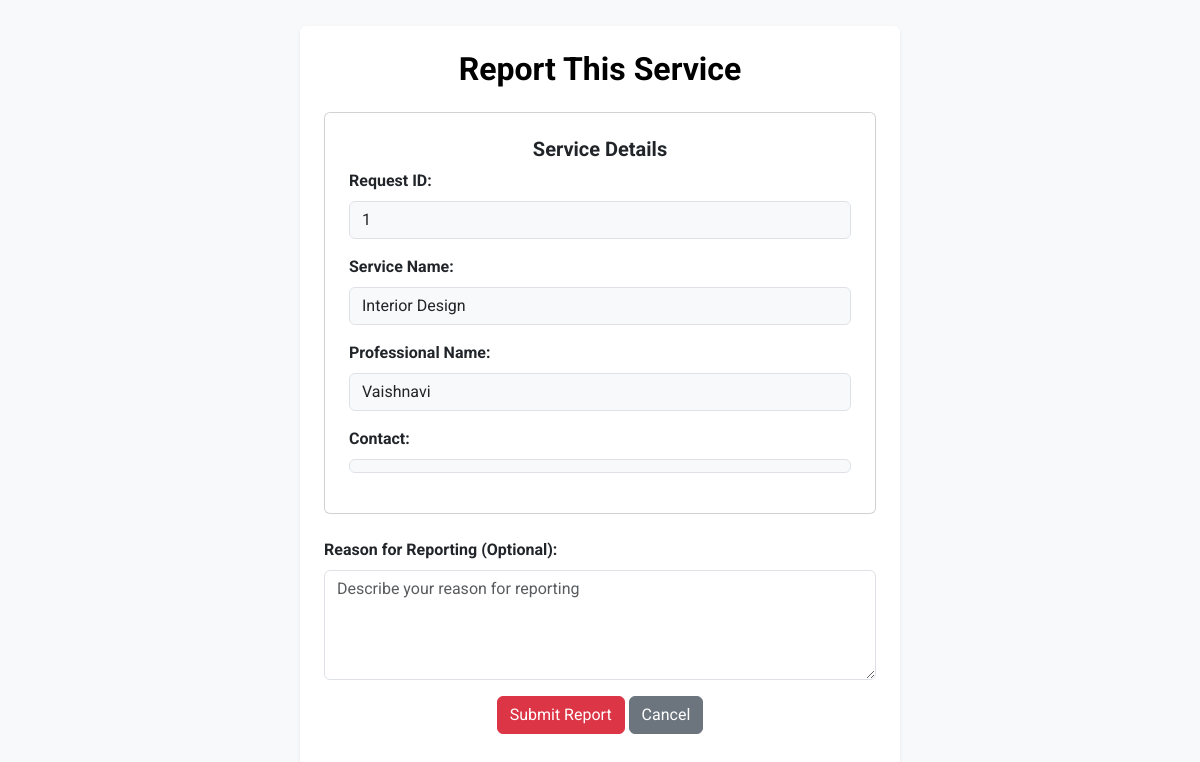
/report_service/1, run on the app's committed database.
### application/models.py (models this page shows)
class ServiceRequest(db.Model):
    __tablename__ = 'Service_Requests'
    id = db.Column(db.Integer, primary_key=True, autoincrement=True)
    customer_id = db.Column(db.Integer, db.ForeignKey('Customers.id', ondelete="CASCADE"), nullable=False)
    service_id = db.Column(db.Integer, db.ForeignKey('Services.id', ondelete="CASCADE"), nullable=False)
    professional_id = db.Column(db.Integer, db.ForeignKey('Professionals.id', ondelete="CASCADE"), nullable=False)
    request_date = db.Column(db.DateTime, nullable=False, default=datetime.utcnow)
    completed_date = db.Column(db.DateTime)
    status = db.Column(db.String(20), nullable=False)
    is_completed_professional = db.Column(db.Boolean(20), nullable=False)
    is_completed_customer = db.Column(db.Boolean(20), nullable=False)
    rating = db.Column(db.Numeric(3, 2))
    customer = db.relationship('Customer', back_populates='service_requests')
    service = db.relationship('Service', back_populates='service_requests')
    professional = db.relationship('Professional', back_populates='service_requests')
    review = db.relationship(
        'Review',
        back_populates='service_request',
        cascade="all, delete-orphan",
        uselist=False
    )

class Service(db.Model):
    __tablename__ = 'Services'
    id = db.Column(db.Integer, primary_key=True, autoincrement=True)
    name = db.Column(db.Text, nullable=False, unique=True)
    base_price = db.Column(db.Numeric(10, 2), nullable=False)
    description = db.Column(db.Text, nullable=False)
    time_required = db.Column(db.Integer, nullable=False)
    category = db.Column(db.Text, nullable = False)
    professionals = db.relationship(
        'Professional',
        back_populates='service',
        cascade="all, delete-orphan"
    )
    service_requests = db.relationship(
        'ServiceRequest',
        back_populates='service',
        cascade="all, delete-orphan"
    )

class Professional(db.Model):
    __tablename__ = 'Professionals'
    id = db.Column(db.Integer, primary_key=True, autoincrement=True)
    user_id = db.Column(db.Integer, db.ForeignKey('Users.id', ondelete="CASCADE"), nullable=False)
    service_id = db.Column(db.Integer, db.ForeignKey('Services.id', ondelete="SET NULL"), nullable=False)
    name = db.Column(db.Text, nullable=False)
    phone = db.Column(db.Text, nullable=False)
    experience_years = db.Column(db.Integer, nullable=False)
    description = db.Column(db.Text, nullable=False)
    is_verified = db.Column(db.Text, default=False)
    documents_path = db.Column(db.Text)
    average_rating = db.Column(db.Numeric(3, 2), default=0.0)
    is_blocked = db.Column(db.Boolean, default = False)
    location = db.Column(db.Text, nullable = False)
    pincode = db.Column(db.Integer, nullable = False)
    user = db.relationship('User', back_populates='professional')
    service = db.relationship('Service', back_populates='professionals')
    service_requests = db.relationship(
        'ServiceRequest',
        back_populates='professional',
        cascade="all, delete-orphan"
    )
    reviews = db.relationship(
        'Review',
        back_populates='professional',
        cascade="all, delete-orphan"
    )

### app.py (the view, shortened to what this page needs)
@app.route('/report_service/<int:request_id>', methods=['GET', 'POST'])
def report_service(request_id):
    service_request = ServiceRequest.query.get_or_404(request_id)
    service_request.status = "Reported"
    return render_template('report_form.html', service_request=service_request)

### templates/report_form.html (shortened to what this page needs)
<html lang="en">
<head>
    <link href="https://cdn.jsdelivr.net/npm/bootstrap@5.3.2/dist/css/bootstrap.min.css" rel="stylesheet">
</head>
<body class="bg-light d-flex justify-content-center align-items-center min-vh-100">
    <div class="container bg-white p-4 rounded shadow-sm" style="max-width: 600px;">
        <h2 class="text-center text-black fw-bold mb-4">Report This Service</h2>
        <div class="card p-4 mt-4">
            <h5 class="card-title text-center fw-bold">Service Details</h5>
            <div class="mb-3">
                <label class="form-label fw-bold">Request ID:</label>
                <div class="form-control bg-light">{{ service_request.id }}</div>
            </div>
            <div class="mb-3">
                <label class="form-label fw-bold">Service Name:</label>
                <div class="form-control bg-light">{{ service_request.service.name }}</div>
            </div>
            <div class="mb-3">
                <label class="form-label fw-bold">Professional Name:</label>
                <div class="form-control bg-light">{{ service_request.professional.name }}</div>
            </div>
            <div class="mb-3">
                <label class="form-label fw-bold">Contact:</label>
                <div class="form-control bg-light">{{ service_request.professional.contact_number }}</div>
            </div>
        </div>
        <form method="POST" action="{{ url_for('report_service', request_id=service_request.id) }}" class="mt-4">
            <div class="mb-3">
                <label for="reason" class="form-label fw-bold" >Reason for Reporting (Optional):</label>
                <textarea class="form-control" id="reason" name="reason" rows="4" placeholder="Describe your reason for reporting"></textarea>
            </div>
            <div class="text-center">
                <button type="submit" class="btn btn-danger">Submit Report</button>
                <a href="{{ url_for('customer_dashboard', customer_id=service_request.customer_id) }}" class="btn btn-secondary">Cancel</a>
            </div>
        </form>
    </div>
</body>
</html>

### templates/report_form.html (style rules this page uses)
body { font-family: 'Roboto', sans-serif; background-color: #f8f9fa; }

### data on the page
ServiceRequest: id "1"
Service: service.name "Interior Design"
Professional: professional.name "Vaishnavi"
